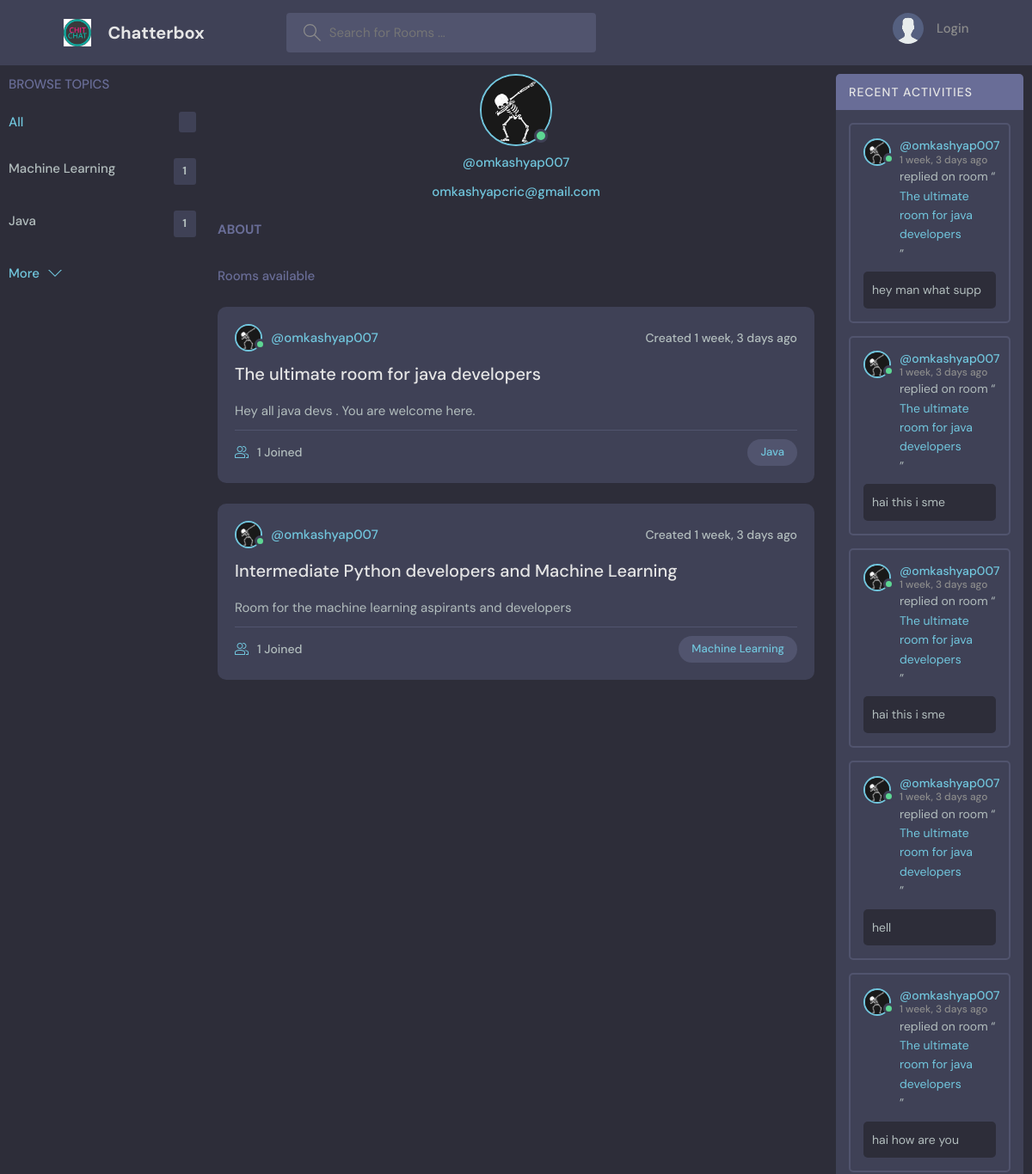
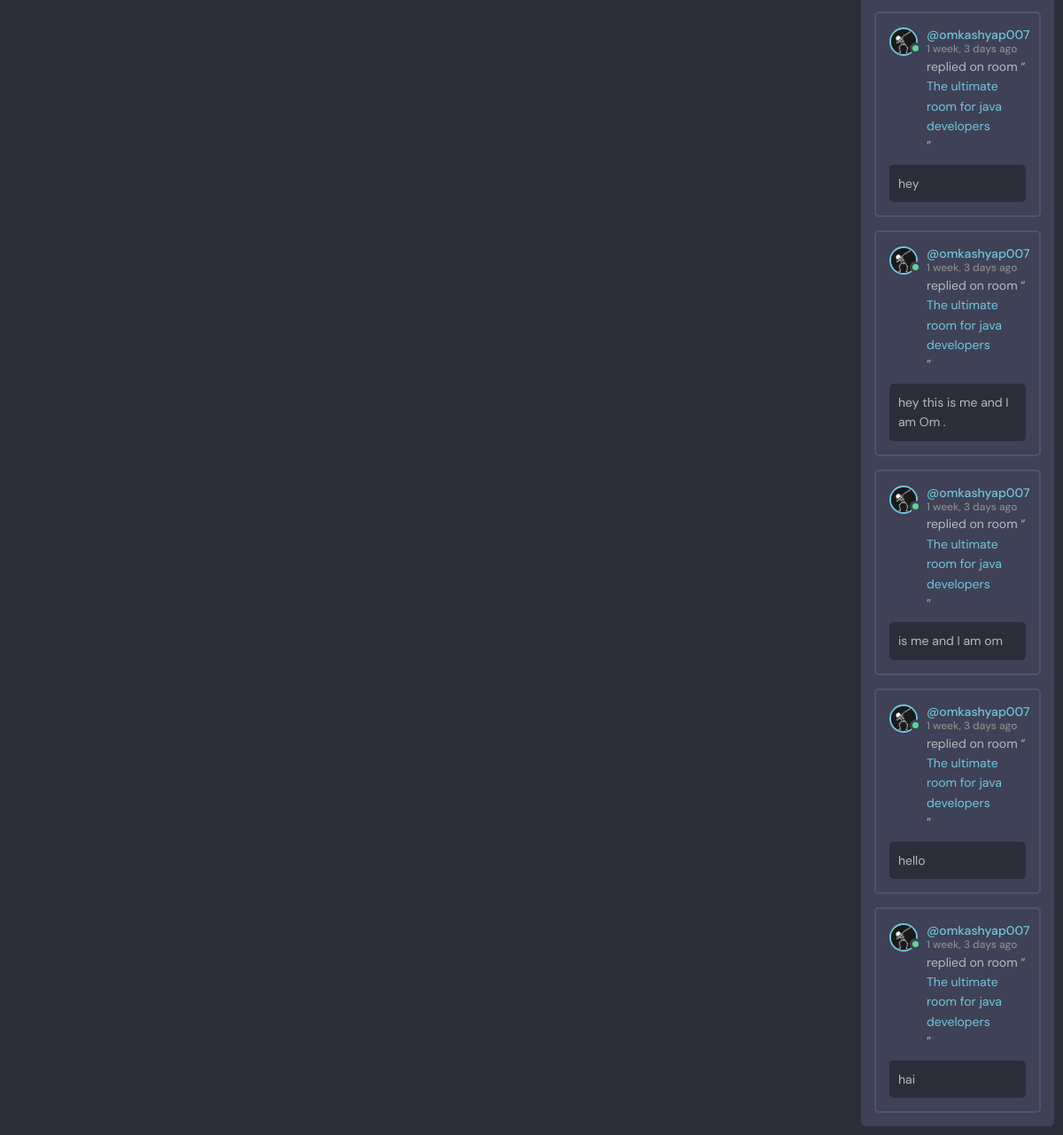
Page /profile/2/ on the earlier database version (2 pictures, top to bottom).
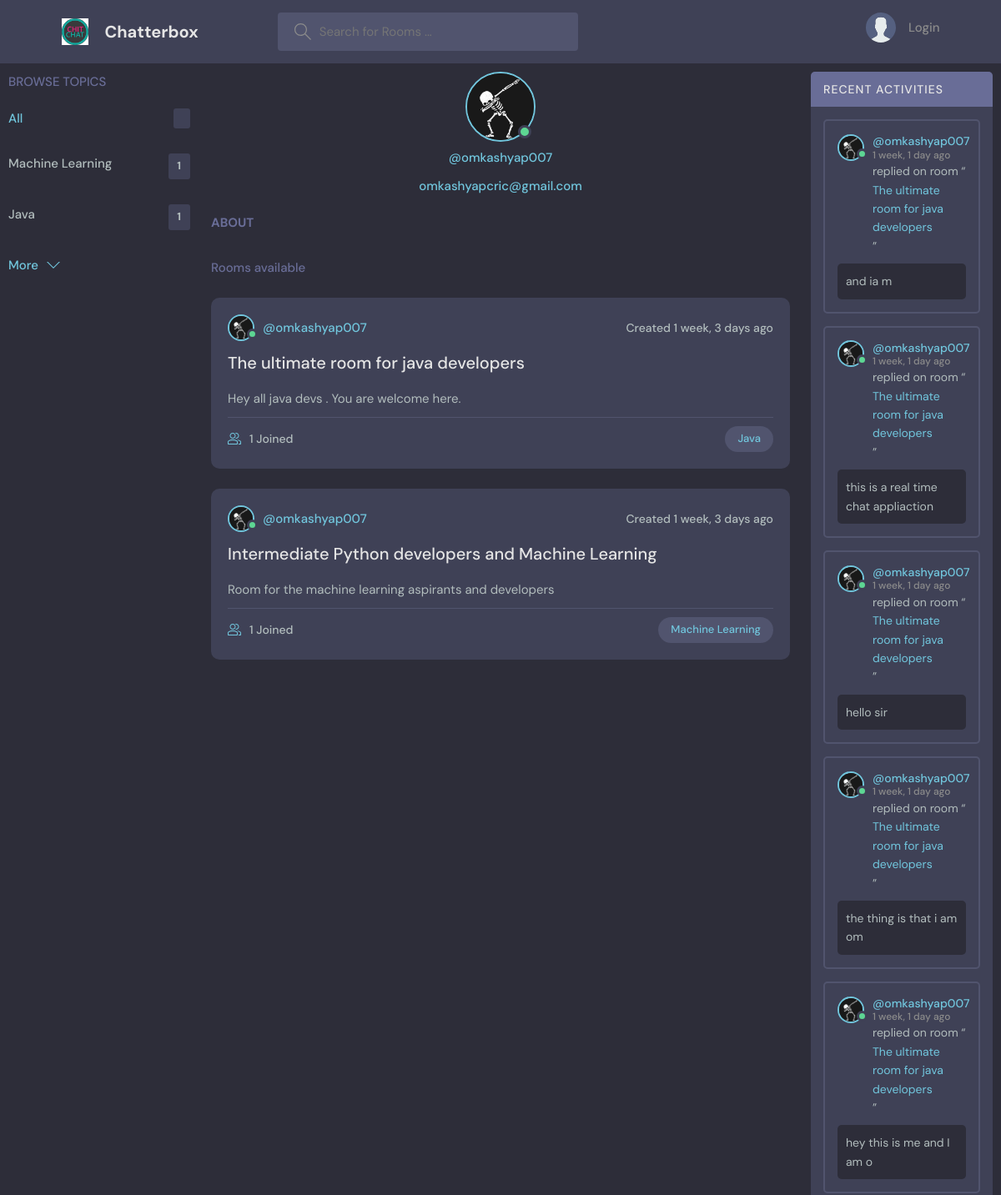
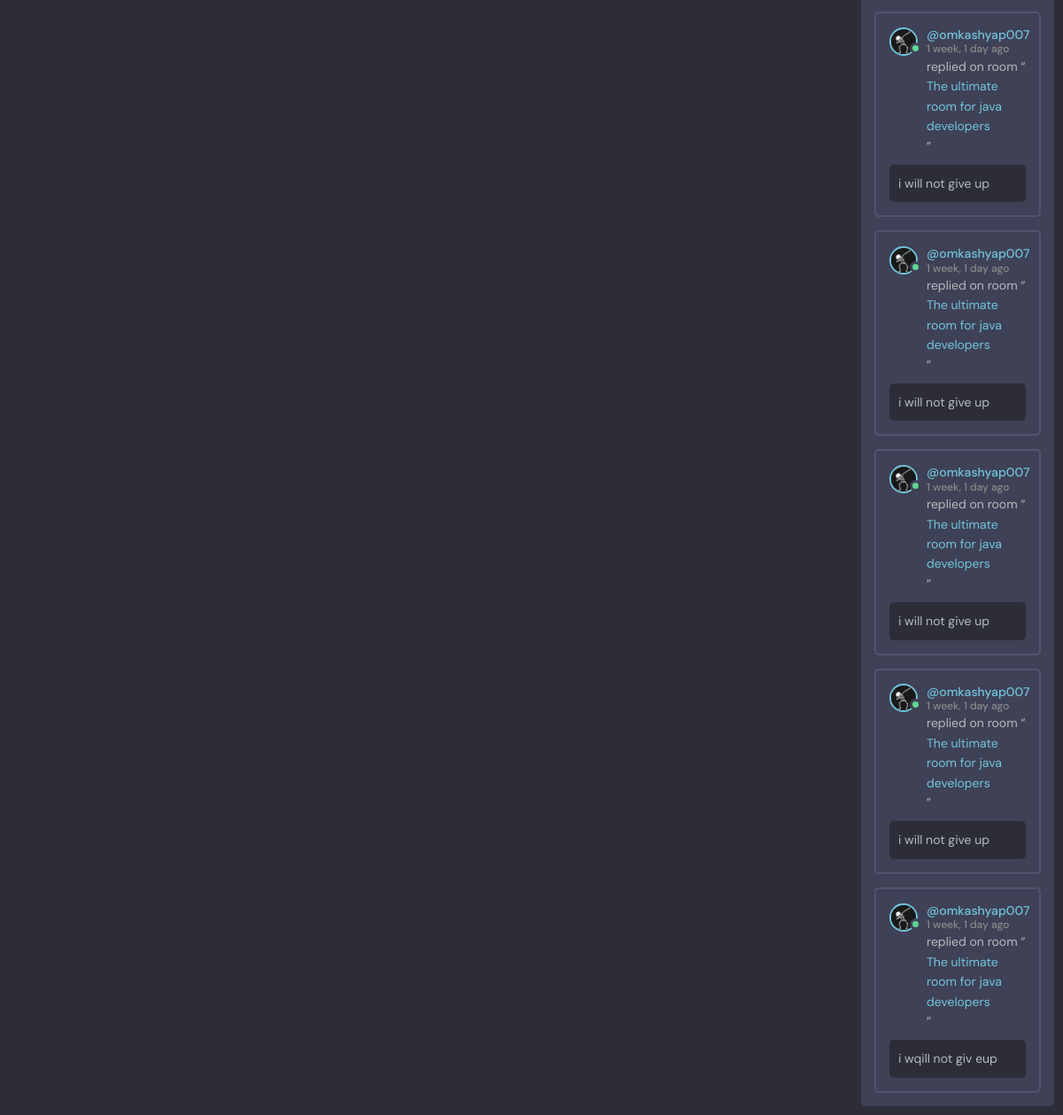
Same page on the later database version (2 pictures, top to bottom).
### base/models.py (models this page shows, shortened)
class Topic(models.Model) :
    name = models.CharField(max_length = 100)
    created = models.DateTimeField(auto_now_add = True)
    class Meta :
        ordering = ["created"]

class Chatroom(models.Model) :
    host = models.ForeignKey(User , on_delete = models.CASCADE )
    topic = models.ForeignKey("base.Topic", verbose_name="topic", on_delete=models.SET_NULL , null = True)
    roomname = models.CharField(max_length = 200 )
    description = models.TextField(null = True ,  blank = True)
    participants = models.ManyToManyField(User, verbose_name="participants" , related_name = "participants"  )
    updated = models.DateTimeField(auto_now = True)
    created = models.DateTimeField(auto_now_add = True)
    class Meta :
        ordering = ["-updated" , "-created"]

class Profile(models.Model) :
    user = models.OneToOneField(User , on_delete = models.CASCADE)
    image = models.ImageField(default = "default.jpg" , upload_to = "profile_pics")
    first_name = models.CharField(max_length=50 , blank = True , null = True)
    last_name = models.CharField(max_length=50 , blank = True , null = True)
    aboutuser = models.TextField(null = True , blank = True)

class Message(models.Model) :
    user = models.ForeignKey(User , on_delete = models.CASCADE)
    room = models.ForeignKey(Chatroom , on_delete = models.CASCADE)
    body = models.TextField()
    udpated = models.DateTimeField(auto_now = True)
    created = models.DateTimeField(auto_now_add = True)
    class Meta:
        ordering = ["-udpated" , "-created"]

### base/views.py (the view)
# urls.py: path("profile/<int:pk>/" , base_views.UserProfile , name = "user-profile") ,
def UserProfile(request , pk) :
    user = User.objects.get(id = pk)
    rooms = Chatroom.objects.filter(host=  user)[:10]
    room_messages = user.message_set.all()[:10]
    topics = Topic.objects.all()[:10]
    profile_page = True
    context = {"user" : user , "rooms" : rooms , "topics" : topics , "room_messages" : room_messages,"profile_page":profile_page}
    return render(request , "base/profile.html" , context)

### base/templates/base/profile.html (shortened to what this page needs)
{% extends "base.html" %} {% block content %}
<div class="profile-container">
  {% include "base/topic_component.html" %}
  {% include "base/rooms_component.html" %}
  {% include "base/recent_activity.html" %}
</div>
{% endblock content %}

### base/templates/base/topic_component.html
  <div class="topics" >
    <div class="topics__header">
      <h2>Browse Topics</h2>
    </div>
    <ul class="topics__list">
      <li>
        <a href="{% url 'chat-home' %}" class="active">All <span>{{topics_count}}</span></a>
      </li>
      {% for topic in topics%}
      <li>
        <a href ="{% url 'chat-home' %}?q={{topic.name}}">{{topic.name}}<span>{{topic.chatroom_set.all.count}}</span></a>
      </li>
      {% endfor %}
    </ul>
    <a class="btn btn--link" href="{% url 'topics-page' %}">
      More
      <svg version="1.1" xmlns="http://www.w3.org/2000/svg" width="32" height="32" viewBox="0 0 32 32">
        <title>chevron-down</title>
        <path d="M16 21l-13-13h-3l16 16 16-16h-3l-13 13z"></path>
      </svg>
    </a>
  </div>

### base/templates/base/rooms_component.html (shortened to what this page needs)
<div class="roomList">
  {% if profile_page == True %}
  {% include 'base/profile_part.html' %}
  {% endif %}
  <div class="roomList__header">
    <div>
      <p>{{rooms_count}} Rooms available</p>
    </div>
  </div>
  {% for room in rooms %}
  <div class="roomListRoom">
    <div class="roomListRoom__header">
      <a
        href="{% url 'user-profile' pk=room.host.id %}"
        class="roomListRoom__author"
      >
        <div
          class="avatar avatar--small {% if room.host.is_active %}active{% endif %}"
        >
          <img src="{{room.host.profile.image.url}}" />
        </div>
        <span> @{{room.host.username}} </span>
      </a>
      <div class="roomListRoom__actions">
        <span>Created {{room.created|timesince}} ago </span>
      </div>
    </div>
    <div class="roomListRoom__content">
      <a href="{% url 'chat-room' pk=room.id %}">{{room.roomname}}</a>
      <p>{{room.description|truncatechars:200}}</p>
    </div>
    <div class="roomListRoom__meta">
      <div class="roomListRoom__joined">
        {{room.participants.all.count}} Joined
      </div>
      <a href="{% url 'chat-home' %}?q={{room.topic.name}}">
        <p class="roomListRoom__topic">{{room.topic.name}}</p>
      </a>
    </div>
  </div>
  {% endfor %}
</div>

### base/templates/base/recent_activity.html
<div class="activities">
  <div class="activities__header">
    <h2>Recent Activities</h2>
  </div>
  {% for message in room_messages %}
  <div class="activities__box">
    <div class="activities__boxHeader roomListRoom__header">
      <a
        href="{% url 'user-profile' pk=message.user.id %}"
        class="roomListRoom__author"
      >
        <div
          class="avatar avatar--small {% if message.user.is_active %}active{% endif %}"
        >
          <img src="{{message.user.profile.image.url}}" />
        </div>
        <p>
          @{{message.user.username}}
          <span>{{message.created|timesince}} ago</span>
        </p>
      </a>
    </div>
    <div class="activities__boxContent">
      <p>
        replied on room “<a href="{% url 'chat-room' pk=message.room.id %}">
          {{message.room.roomname}}</a
        >”
      </p>
      <div class="activities__boxRoomContent">
        {{message.body|truncatechars:100}}
      </div>
    </div>
  </div>
  {% endfor %}
</div>

Differences in the rows shown:
no longer on this page (row unchanged): Message: user.profile.image (placeholder picture), user.username "omkashyap007", created "1 week, 3 days", room.roomname "The ultimate room for java developers", body "hey man what supp"
no longer on this page (row unchanged): Message: user.profile.image (placeholder picture), user.username "omkashyap007", created "1 week, 3 days", room.roomname "The ultimate room for java developers", body "hai this i sme"
no longer on this page (row unchanged): Message: user.profile.image (placeholder picture), user.username "omkashyap007", created "1 week, 3 days", room.roomname "The ultimate room for java developers", body "hai this i sme"
no longer on this page (row unchanged): Message: user.profile.image (placeholder picture), user.username "omkashyap007", created "1 week, 3 days", room.roomname "The ultimate room for java developers", body "hell"
no longer on this page (row unchanged): Message: user.profile.image (placeholder picture), user.username "omkashyap007", created "1 week, 3 days", room.roomname "The ultimate room for java developers", body "hai how are you"
no longer on this page (row unchanged): Message: user.profile.image (placeholder picture), user.username "omkashyap007", created "1 week, 3 days", room.roomname "The ultimate room for java developers", body "hey"
no longer on this page (row unchanged): Message: user.profile.image (placeholder picture), user.username "omkashyap007", created "1 week, 3 days", room.roomname "The ultimate room for java developers", body "hey this is me and I am Om ."
no longer on this page (row unchanged): Message: user.profile.image (placeholder picture), user.username "omkashyap007", created "1 week, 3 days", room.roomname "The ultimate room for java developers", body "is me and I am om"
no longer on this page (row unchanged): Message: user.profile.image (placeholder picture), user.username "omkashyap007", created "1 week, 3 days", room.roomname "The ultimate room for java developers", body "hello"
no longer on this page (row unchanged): Message: user.profile.image (placeholder picture), user.username "omkashyap007", created "1 week, 3 days", room.roomname "The ultimate room for java developers", body "hai"
added Message: user.profile.image (placeholder picture), user.username "omkashyap007", created "1 week, 1 day", room.roomname "The ultimate room for java developers", body "and ia m"
added Message: user.profile.image (placeholder picture), user.username "omkashyap007", created "1 week, 1 day", room.roomname "The ultimate room for java developers", body "this is a real time chat appliaction"
added Message: user.profile.image (placeholder picture), user.username "omkashyap007", created "1 week, 1 day", room.roomname "The ultimate room for java developers", body "hello sir"
added Message: user.profile.image (placeholder picture), user.username "omkashyap007", created "1 week, 1 day", room.roomname "The ultimate room for java developers", body "the thing is that i am om"
added Message: user.profile.image (placeholder picture), user.username "omkashyap007", created "1 week, 1 day", room.roomname "The ultimate room for java developers", body "hey this is me and I am o"
added Message: user.profile.image (placeholder picture), user.username "omkashyap007", created "1 week, 1 day", room.roomname "The ultimate room for java developers", body "i will not give up"
added Message: user.profile.image (placeholder picture), user.username "omkashyap007", created "1 week, 1 day", room.roomname "The ultimate room for java developers", body "i will not give up"
added Message: user.profile.image (placeholder picture), user.username "omkashyap007", created "1 week, 1 day", room.roomname "The ultimate room for java developers", body "i will not give up"
added Message: user.profile.image (placeholder picture), user.username "omkashyap007", created "1 week, 1 day", room.roomname "The ultimate room for java developers", body "i will not give up"
added Message: user.profile.image (placeholder picture), user.username "omkashyap007", created "1 week, 1 day", room.roomname "The ultimate room for java developers", body "i wqill not giv eup"
